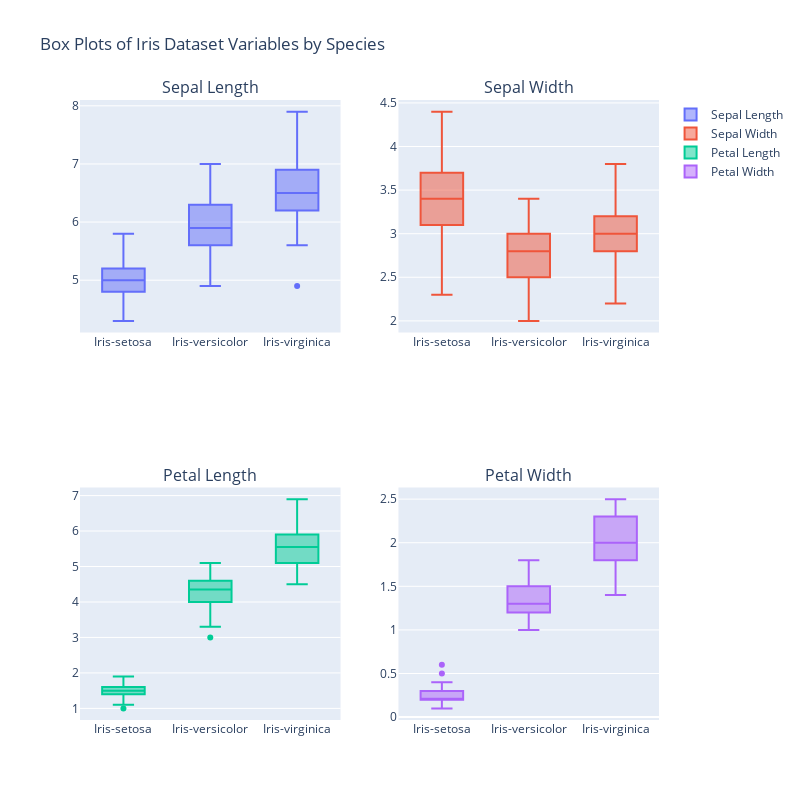

Here is the notebook cell this chart was saved with:
### Code cell
import pandas as pd
import plotly.graph_objects as go
from plotly.subplots import make_subplots

# Crear subplots
fig = make_subplots(rows=2, cols=2, subplot_titles=['Sepal Length', 'Sepal Width', 'Petal Length', 'Petal Width'])

# Añadir box plots para cada variable
fig.add_trace(go.Box(x=df['species'], y=df['sepal_length'], name='Sepal Length'), row=1, col=1)
fig.add_trace(go.Box(x=df['species'], y=df['sepal_width'], name='Sepal Width'), row=1, col=2)
fig.add_trace(go.Box(x=df['species'], y=df['petal_length'], name='Petal Length'), row=2, col=1)
fig.add_trace(go.Box(x=df['species'], y=df['petal_width'], name='Petal Width'), row=2, col=2)

# Actualizar el layout
fig.update_layout(title_text='Box Plots of Iris Dataset Variables by Species', height=800, width=800)

# Mostrar la figura
fig.show()

### Figure 1 — Plotly figure (JSON) as saved in the notebook; plotly's stock layout.template omitted (floating-point values rounded to 4 significant figures; data arrays with more than 128 entries replaced by an {"elided": "..."} marker saying what was removed)
{"data": [{"name": "Sepal Length", "type": "box", "x": {"elided": "150 str values"}, "xaxis": "x", "y": {"elided": "150 float values"}, "yaxis": "y"}, {"name": "Sepal Width", "type": "box", "x": {"elided": "150 str values"}, "xaxis": "x2", "y": {"elided": "150 float values"}, "yaxis": "y2"}, {"name": "Petal Length", "type": "box", "x": {"elided": "150 str values"}, "xaxis": "x3", "y": {"elided": "150 float values"}, "yaxis": "y3"}, {"name": "Petal Width", "type": "box", "x": {"elided": "150 str values"}, "xaxis": "x4", "y": {"elided": "150 float values"}, "yaxis": "y4"}], "layout": {"annotations": [{"font": {"size": 16}, "showarrow": false, "text": "Sepal Length", "x": 0.225, "xanchor": "center", "xref": "paper", "y": 1, "yanchor": "bottom", "yref": "paper"}, {"font": {"size": 16}, "showarrow": false, "text": "Sepal Width", "x": 0.775, "xanchor": "center", "xref": "paper", "y": 1, "yanchor": "bottom", "yref": "paper"}, {"font": {"size": 16}, "showarrow": false, "text": "Petal Length", "x": 0.225, "xanchor": "center", "xref": "paper", "y": 0.375, "yanchor": "bottom", "yref": "paper"}, {"font": {"size": 16}, "showarrow": false, "text": "Petal Width", "x": 0.775, "xanchor": "center", "xref": "paper", "y": 0.375, "yanchor": "bottom", "yref": "paper"}], "height": 800, "title": {"text": "Box Plots of Iris Dataset Variables by Species"}, "width": 800, "xaxis": {"anchor": "y", "domain": [0, 0.45]}, "xaxis2": {"anchor": "y2", "domain": [0.55, 1]}, "xaxis3": {"anchor": "y3", "domain": [0, 0.45]}, "xaxis4": {"anchor": "y4", "domain": [0.55, 1]}, "yaxis": {"anchor": "x", "domain": [0.625, 1]}, "yaxis2": {"anchor": "x2", "domain": [0.625, 1]}, "yaxis3": {"anchor": "x3", "domain": [0, 0.375]}, "yaxis4": {"anchor": "x4", "domain": [0, 0.375]}}}
